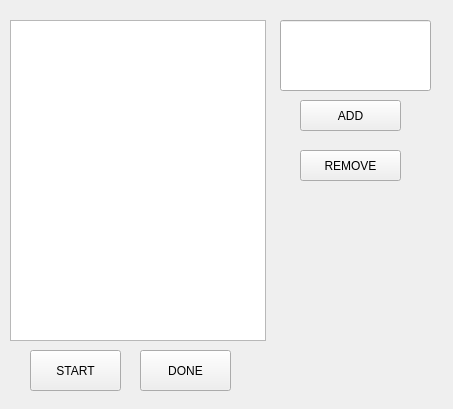
<?xml version="1.0" encoding="UTF-8"?>
<ui version="4.0">
 <class>TaskManager</class>
 <widget class="QWidget" name="TaskManager">
  <property name="geometry">
   <rect>
    <x>0</x>
    <y>0</y>
    <width>453</width>
    <height>409</height>
   </rect>
  </property>
  <property name="windowTitle">
   <string>TaskManager</string>
  </property>
  <widget class="QListWidget" name="tasksList">
   <property name="geometry">
    <rect>
     <x>10</x>
     <y>20</y>
     <width>256</width>
     <height>321</height>
    </rect>
   </property>
  </widget>
  <widget class="QLineEdit" name="description">
   <property name="geometry">
    <rect>
     <x>280</x>
     <y>20</y>
     <width>151</width>
     <height>71</height>
    </rect>
   </property>
  </widget>
  <widget class="QPushButton" name="addButton">
   <property name="geometry">
    <rect>
     <x>300</x>
     <y>100</y>
     <width>101</width>
     <height>31</height>
    </rect>
   </property>
   <property name="text">
    <string>ADD</string>
   </property>
  </widget>
  <widget class="QPushButton" name="removeButton">
   <property name="geometry">
    <rect>
     <x>300</x>
     <y>150</y>
     <width>101</width>
     <height>31</height>
    </rect>
   </property>
   <property name="text">
    <string>REMOVE</string>
   </property>
  </widget>
  <widget class="QPushButton" name="startButton">
   <property name="geometry">
    <rect>
     <x>30</x>
     <y>350</y>
     <width>91</width>
     <height>41</height>
    </rect>
   </property>
   <property name="text">
    <string>START</string>
   </property>
  </widget>
  <widget class="QPushButton" name="doneButton">
   <property name="geometry">
    <rect>
     <x>140</x>
     <y>350</y>
     <width>91</width>
     <height>41</height>
    </rect>
   </property>
   <property name="text">
    <string>DONE</string>
   </property>
  </widget>
 </widget>
 <layoutdefault spacing="6" margin="11"/>
 <resources/>
 <connections/>
</ui>
